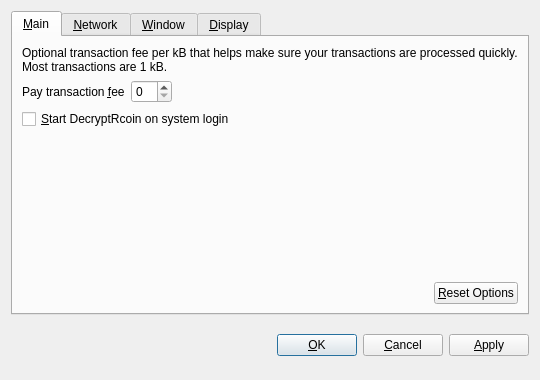
<?xml version="1.0" encoding="UTF-8"?>
<ui version="4.0">
 <class>OptionsDialog</class>
 <widget class="QDialog" name="OptionsDialog">
  <property name="geometry">
   <rect>
    <x>0</x>
    <y>0</y>
    <width>540</width>
    <height>380</height>
   </rect>
  </property>
  <property name="windowTitle">
   <string>Options</string>
  </property>
  <property name="modal">
   <bool>true</bool>
  </property>
  <layout class="QVBoxLayout" name="verticalLayout">
   <item>
    <widget class="QTabWidget" name="tabWidget">
     <property name="tabPosition">
      <enum>QTabWidget::North</enum>
     </property>
     <property name="currentIndex">
      <number>0</number>
     </property>
     <widget class="QWidget" name="tabMain">
      <attribute name="title">
       <string>&amp;Main</string>
      </attribute>
      <layout class="QVBoxLayout" name="verticalLayout_Main">
       <item>
        <widget class="QLabel" name="transactionFeeInfoLabel">
         <property name="text">
          <string>Optional transaction fee per kB that helps make sure your transactions are processed quickly. Most transactions are 1 kB.</string>
         </property>
         <property name="textFormat">
          <enum>Qt::PlainText</enum>
         </property>
         <property name="wordWrap">
          <bool>true</bool>
         </property>
        </widget>
       </item>
       <item>
        <layout class="QHBoxLayout" name="horizontalLayout_1_Main">
         <item>
          <widget class="QLabel" name="transactionFeeLabel">
           <property name="text">
            <string>Pay transaction &amp;fee</string>
           </property>
           <property name="textFormat">
            <enum>Qt::PlainText</enum>
           </property>
           <property name="buddy">
            <cstring>transactionFee</cstring>
           </property>
          </widget>
         </item>
         <item>
          <widget class="BitcoinAmountField" name="transactionFee"/>
         </item>
         <item>
          <spacer name="horizontalSpacer_1_Main">
           <property name="orientation">
            <enum>Qt::Horizontal</enum>
           </property>
           <property name="sizeHint" stdset="0">
            <size>
             <width>40</width>
             <height>20</height>
            </size>
           </property>
          </spacer>
         </item>
        </layout>
       </item>
       <item>
        <widget class="QCheckBox" name="bitcoinAtStartup">
         <property name="toolTip">
          <string>Automatically start DecryptRcoin after logging in to the system.</string>
         </property>
         <property name="text">
          <string>&amp;Start DecryptRcoin on system login</string>
         </property>
        </widget>
       </item>
       <item>
        <spacer name="verticalSpacer_Main">
         <property name="orientation">
          <enum>Qt::Vertical</enum>
         </property>
         <property name="sizeHint" stdset="0">
          <size>
           <width>20</width>
           <height>40</height>
          </size>
         </property>
        </spacer>
       </item>
       <item>
        <layout class="QHBoxLayout" name="horizontalLayout_2_Main">
         <item>
          <spacer name="horizontalSpacer_2_Main">
           <property name="orientation">
            <enum>Qt::Horizontal</enum>
           </property>
           <property name="sizeHint" stdset="0">
            <size>
             <width>40</width>
             <height>20</height>
            </size>
           </property>
          </spacer>
         </item>
         <item>
          <widget class="QPushButton" name="resetButton">
           <property name="toolTip">
            <string>Reset all client options to default.</string>
           </property>
           <property name="text">
            <string>&amp;Reset Options</string>
           </property>
           <property name="autoDefault">
            <bool>false</bool>
           </property>
          </widget>
         </item>
        </layout>
       </item>
      </layout>
     </widget>
     <widget class="QWidget" name="tabNetwork">
      <attribute name="title">
       <string>&amp;Network</string>
      </attribute>
      <layout class="QVBoxLayout" name="verticalLayout_Network">
       <item>
        <widget class="QCheckBox" name="mapPortUpnp">
         <property name="toolTip">
          <string>Automatically open the DecryptRcoin client port on the router. This only works when your router supports UPnP and it is enabled.</string>
         </property>
         <property name="text">
          <string>Map port using &amp;UPnP</string>
         </property>
        </widget>
       </item>
       <item>
        <widget class="QCheckBox" name="connectSocks">
         <property name="toolTip">
          <string>Connect to the DecryptRcoin network through a SOCKS proxy (e.g. when connecting through Tor).</string>
         </property>
         <property name="text">
          <string>&amp;Connect through SOCKS proxy:</string>
         </property>
        </widget>
       </item>
       <item>
        <layout class="QHBoxLayout" name="horizontalLayout_Network">
         <item>
          <widget class="QLabel" name="proxyIpLabel">
           <property name="text">
            <string>Proxy &amp;IP:</string>
           </property>
           <property name="textFormat">
            <enum>Qt::PlainText</enum>
           </property>
           <property name="buddy">
            <cstring>proxyIp</cstring>
           </property>
          </widget>
         </item>
         <item>
          <widget class="QValidatedLineEdit" name="proxyIp">
           <property name="maximumSize">
            <size>
             <width>140</width>
             <height>16777215</height>
            </size>
           </property>
           <property name="toolTip">
            <string>IP address of the proxy (e.g. 127.0.0.1)</string>
           </property>
          </widget>
         </item>
         <item>
          <widget class="QLabel" name="proxyPortLabel">
           <property name="text">
            <string>&amp;Port:</string>
           </property>
           <property name="textFormat">
            <enum>Qt::PlainText</enum>
           </property>
           <property name="buddy">
            <cstring>proxyPort</cstring>
           </property>
          </widget>
         </item>
         <item>
          <widget class="QLineEdit" name="proxyPort">
           <property name="maximumSize">
            <size>
             <width>55</width>
             <height>16777215</height>
            </size>
           </property>
           <property name="toolTip">
            <string>Port of the proxy (e.g. 9050)</string>
           </property>
          </widget>
         </item>
         <item>
          <widget class="QLabel" name="socksVersionLabel">
           <property name="text">
            <string>SOCKS &amp;Version:</string>
           </property>
           <property name="textFormat">
            <enum>Qt::PlainText</enum>
           </property>
           <property name="buddy">
            <cstring>socksVersion</cstring>
           </property>
          </widget>
         </item>
         <item>
          <widget class="QValueComboBox" name="socksVersion">
           <property name="toolTip">
            <string>SOCKS version of the proxy (e.g. 5)</string>
           </property>
          </widget>
         </item>
         <item>
          <spacer name="horizontalSpacer_Network">
           <property name="orientation">
            <enum>Qt::Horizontal</enum>
           </property>
           <property name="sizeHint" stdset="0">
            <size>
             <width>40</width>
             <height>20</height>
            </size>
           </property>
          </spacer>
         </item>
        </layout>
       </item>
       <item>
        <spacer name="verticalSpacer_Network">
         <property name="orientation">
          <enum>Qt::Vertical</enum>
         </property>
         <property name="sizeHint" stdset="0">
          <size>
           <width>20</width>
           <height>40</height>
          </size>
         </property>
        </spacer>
       </item>
      </layout>
     </widget>
     <widget class="QWidget" name="tabWindow">
      <attribute name="title">
       <string>&amp;Window</string>
      </attribute>
      <layout class="QVBoxLayout" name="verticalLayout_Window">
       <item>
        <widget class="QCheckBox" name="minimizeToTray">
         <property name="toolTip">
          <string>Show only a tray icon after minimizing the window.</string>
         </property>
         <property name="text">
          <string>&amp;Minimize to the tray instead of the taskbar</string>
         </property>
        </widget>
       </item>
       <item>
        <widget class="QCheckBox" name="minimizeOnClose">
         <property name="toolTip">
          <string>Minimize instead of exit the application when the window is closed. When this option is enabled, the application will be closed only after selecting Quit in the menu.</string>
         </property>
         <property name="text">
          <string>M&amp;inimize on close</string>
         </property>
        </widget>
       </item>
       <item>
        <spacer name="verticalSpacer_Window">
         <property name="orientation">
          <enum>Qt::Vertical</enum>
         </property>
         <property name="sizeHint" stdset="0">
          <size>
           <width>20</width>
           <height>40</height>
          </size>
         </property>
        </spacer>
       </item>
      </layout>
     </widget>
     <widget class="QWidget" name="tabDisplay">
      <attribute name="title">
       <string>&amp;Display</string>
      </attribute>
      <layout class="QVBoxLayout" name="verticalLayout_Display">
       <item>
        <layout class="QHBoxLayout" name="horizontalLayout_1_Display">
         <item>
          <widget class="QLabel" name="langLabel">
           <property name="text">
            <string>User Interface &amp;language:</string>
           </property>
           <property name="textFormat">
            <enum>Qt::PlainText</enum>
           </property>
           <property name="buddy">
            <cstring>lang</cstring>
           </property>
          </widget>
         </item>
         <item>
          <widget class="QValueComboBox" name="lang">
           <property name="toolTip">
            <string>The user interface language can be set here. This setting will take effect after restarting DecryptRcoin.</string>
           </property>
          </widget>
         </item>
        </layout>
       </item>
       <item>
        <layout class="QHBoxLayout" name="horizontalLayout_2_Display">
         <item>
          <widget class="QLabel" name="unitLabel">
           <property name="text">
            <string>&amp;Unit to show amounts in:</string>
           </property>
           <property name="textFormat">
            <enum>Qt::PlainText</enum>
           </property>
           <property name="buddy">
            <cstring>unit</cstring>
           </property>
          </widget>
         </item>
         <item>
          <widget class="QValueComboBox" name="unit">
           <property name="toolTip">
            <string>Choose the default subdivision unit to show in the interface and when sending coins.</string>
           </property>
          </widget>
         </item>
        </layout>
       </item>
       <item>
        <widget class="QCheckBox" name="displayAddresses">
         <property name="toolTip">
          <string>Whether to show DecryptRcoin addresses in the transaction list or not.</string>
         </property>
         <property name="text">
          <string>&amp;Display addresses in transaction list</string>
         </property>
        </widget>
       </item>
       <item>
        <spacer name="verticalSpacer_Display">
         <property name="orientation">
          <enum>Qt::Vertical</enum>
         </property>
         <property name="sizeHint" stdset="0">
          <size>
           <width>20</width>
           <height>40</height>
          </size>
         </property>
        </spacer>
       </item>
      </layout>
     </widget>
    </widget>
   </item>
   <item>
    <layout class="QHBoxLayout" name="horizontalLayout_Buttons">
     <item>
      <spacer name="horizontalSpacer_1">
       <property name="orientation">
        <enum>Qt::Horizontal</enum>
       </property>
       <property name="sizeHint" stdset="0">
        <size>
         <width>40</width>
         <height>48</height>
        </size>
       </property>
      </spacer>
     </item>
     <item>
      <widget class="QLabel" name="statusLabel">
       <property name="font">
        <font>
         <weight>75</weight>
         <bold>true</bold>
        </font>
       </property>
       <property name="text">
        <string/>
       </property>
       <property name="textFormat">
        <enum>Qt::PlainText</enum>
       </property>
       <property name="wordWrap">
        <bool>true</bool>
       </property>
      </widget>
     </item>
     <item>
      <spacer name="horizontalSpacer_2">
       <property name="orientation">
        <enum>Qt::Horizontal</enum>
       </property>
       <property name="sizeHint" stdset="0">
        <size>
         <width>40</width>
         <height>48</height>
        </size>
       </property>
      </spacer>
     </item>
     <item>
      <widget class="QPushButton" name="okButton">
       <property name="text">
        <string>&amp;OK</string>
       </property>
      </widget>
     </item>
     <item>
      <widget class="QPushButton" name="cancelButton">
       <property name="text">
        <string>&amp;Cancel</string>
       </property>
       <property name="autoDefault">
        <bool>false</bool>
       </property>
      </widget>
     </item>
     <item>
      <widget class="QPushButton" name="applyButton">
       <property name="text">
        <string>&amp;Apply</string>
       </property>
       <property name="autoDefault">
        <bool>false</bool>
       </property>
      </widget>
     </item>
    </layout>
   </item>
  </layout>
 </widget>
 <customwidgets>
  <customwidget>
   <class>BitcoinAmountField</class>
   <extends>QSpinBox</extends>
   <header>bitcoinamountfield.h</header>
  </customwidget>
  <customwidget>
   <class>QValueComboBox</class>
   <extends>QComboBox</extends>
   <header>qvaluecombobox.h</header>
  </customwidget>
  <customwidget>
   <class>QValidatedLineEdit</class>
   <extends>QLineEdit</extends>
   <header>qvalidatedlineedit.h</header>
  </customwidget>
 </customwidgets>
 <resources/>
 <connections/>
</ui>
